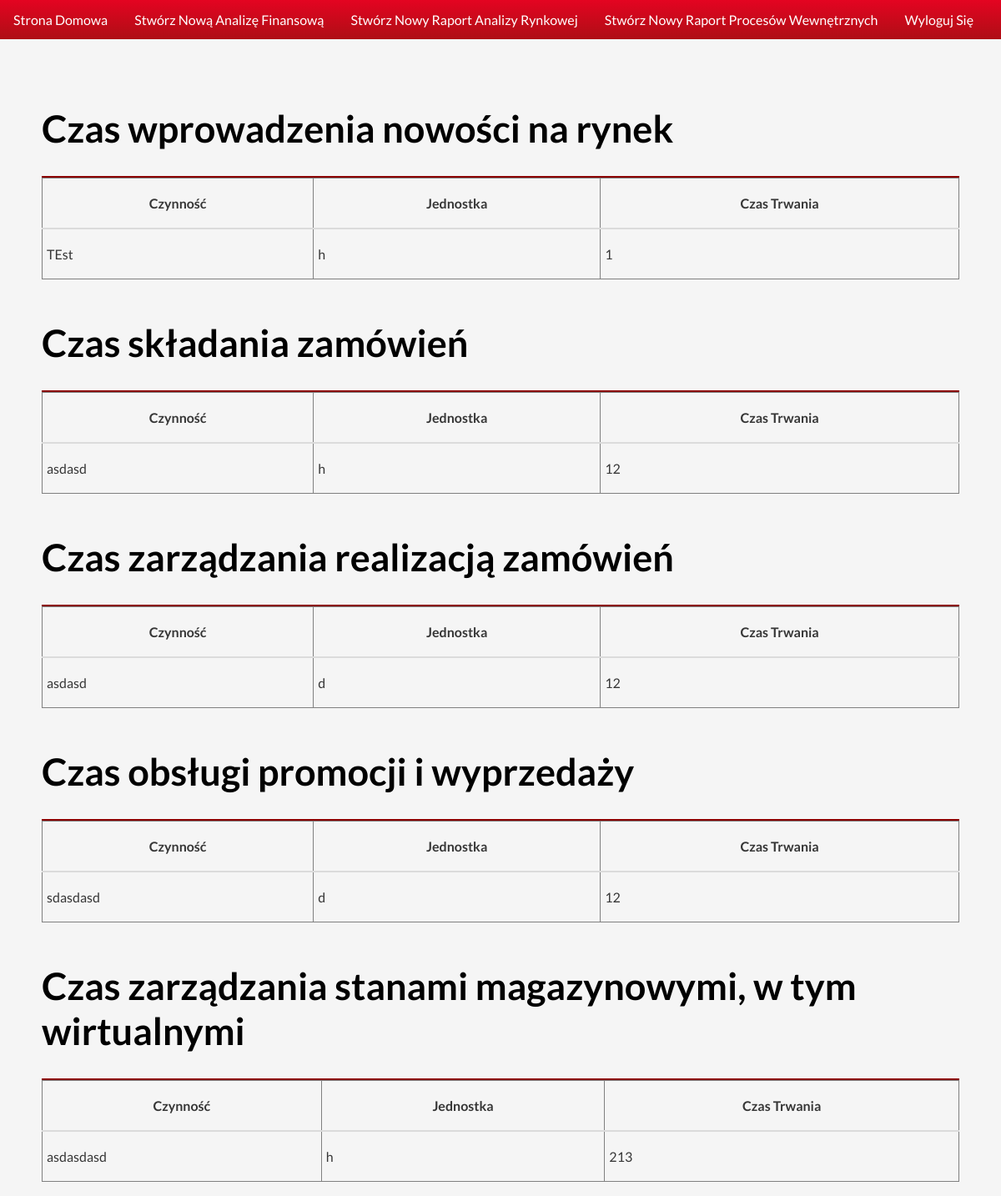
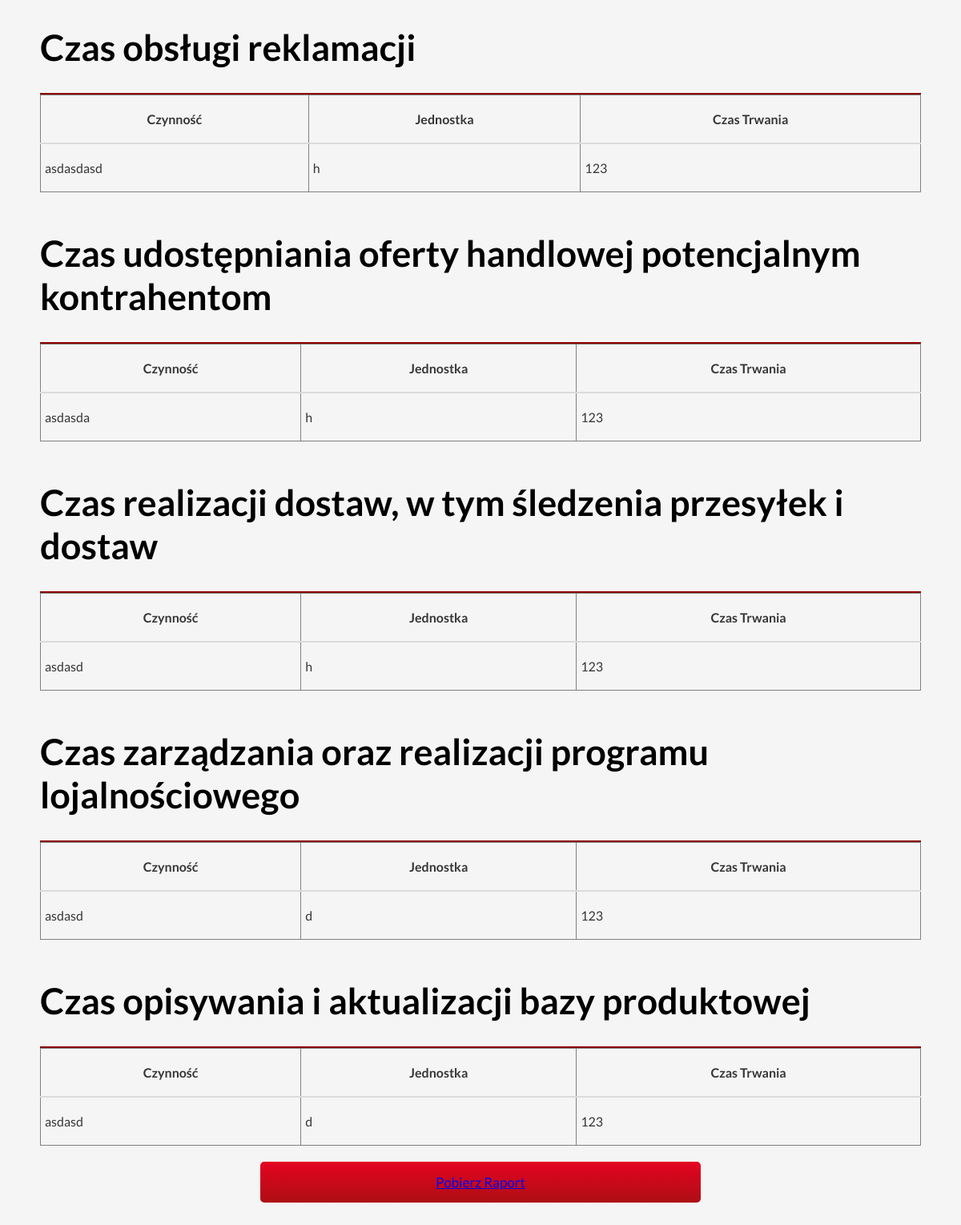
/third_module_raport/3 (signed in), run on the app's committed database (2 pictures, top to bottom).
### economic_indicators_site/models.py (models this page shows, shortened)
class ThirdModuleTableComponentModel(models.Model):
    TIME_UNITS = [
        ('h', 'Godzina'),
        ('d', 'Dzień'),
        ('w', 'Tydzień'),
        ('m', 'Miesiąc')
    ]
    main_component = models.ForeignKey(ThirdModuleMainComponentModel, on_delete=models.CASCADE)
    activity = models.CharField(max_length=200)
    unit = models.CharField(max_length=10, choices=TIME_UNITS)
    duration = models.IntegerField()

### economic_indicators_site/views.py (the view)
# urls.py: path('third_module_raport/<int:id>', views.ThirdModuleRaportView.as_view()),
class ThirdModuleRaportView(LoginRequiredMixin, TemplateView):
    template_name = 'economic_indicators_site/raports/ThirdModuleRaport.html'
    login_url = '/login'
    raport_model: models.ThirdModuleRaport = None
    def get_context_data(self, **kwargs):
        context = super(ThirdModuleRaportView, self).get_context_data()
        if self.raport_model is not None:
            context['id'] = self.raport_model.id
            context['a1_table'] = models.ThirdModuleTableComponentModel.objects.filter(main_component=self.raport_model.a1)
            context['a2_table'] = models.ThirdModuleTableComponentModel.objects.filter(main_component=self.raport_model.a2)
            context['a3_table'] = models.ThirdModuleTableComponentModel.objects.filter(main_component=self.raport_model.a3)
            context['a4_table'] = models.ThirdModuleTableComponentModel.objects.filter(main_component=self.raport_model.a4)
            context['a5_table'] = models.ThirdModuleTableComponentModel.objects.filter(main_component=self.raport_model.a5)
            context['a6_table'] = models.ThirdModuleTableComponentModel.objects.filter(main_component=self.raport_model.a6)
            context['a7_table'] = models.ThirdModuleTableComponentModel.objects.filter(main_component=self.raport_model.a7)
            context['a8_table'] = models.ThirdModuleTableComponentModel.objects.filter(main_component=self.raport_model.a8)
            context['a9_table'] = models.ThirdModuleTableComponentModel.objects.filter(main_component=self.raport_model.a9)
            context['a10_table'] = models.ThirdModuleTableComponentModel.objects.filter(main_component=self.raport_model.a10)
        return context
    def get(self, request, id=None, *args, **kwargs):
        if id is not None:
            self.raport_model = models.ThirdModuleRaport.objects.get(id=int(id))
        return super().get(request, id=id, *args, **kwargs)

### economic_indicators_site/templates/economic_indicators_site/raports/ThirdModuleRaport.html
{% extends "economic_indicators_site/components/navigationBar.html" %}
{% load widget_tweaks %}
{% load humanize %}
{% block content %}
    <h3 class="raportHeader">Czas wprowadzenia nowości na rynek</h3>
    <table class="table">
        <thead>
            <tr>
                <th>Czynność</th>
                <th>Jednostka</th>
                <th>Czas Trwania</th>
            </tr>
        </thead>
        <tbody>
            {% for item in a1_table %}
                <tr class="tableRow">
                    <td>{{ item.activity }}</td>
                    <td>{{ item.unit }}</td>
                    <td>{{ item.duration }}</td>
                </tr>
            {% endfor %}
        </tbody>
    </table>
    <br/>
    <h3 class="raportHeader">Czas składania zamówień</h3>
    <table class="table">
        <thead>
            <tr>
                <th>Czynność</th>
                <th>Jednostka</th>
                <th>Czas Trwania</th>
            </tr>
        </thead>
        <tbody>
            {% for item in a2_table %}
                <tr class="tableRow">
                    <td>{{ item.activity }}</td>
                    <td>{{ item.unit }}</td>
                    <td>{{ item.duration }}</td>
                </tr>
            {% endfor %}
        </tbody>
    </table>
    <br/>
    <h3 class="raportHeader">Czas zarządzania realizacją zamówień</h3>
    <table class="table">
        <thead>
            <tr>
                <th>Czynność</th>
                <th>Jednostka</th>
                <th>Czas Trwania</th>
            </tr>
        </thead>
        <tbody>
            {% for item in a3_table %}
                <tr class="tableRow">
                    <td>{{ item.activity }}</td>
                    <td>{{ item.unit }}</td>
                    <td>{{ item.duration }}</td>
                </tr>
            {% endfor %}
        </tbody>
    </table>
    <br/>
    <h3 class="raportHeader">Czas obsługi promocji i wyprzedaży</h3>
    <table class="table">
        <thead>
            <tr>
                <th>Czynność</th>
                <th>Jednostka</th>
                <th>Czas Trwania</th>
            </tr>
        </thead>
        <tbody>
            {% for item in a4_table %}
                <tr class="tableRow">
                    <td>{{ item.activity }}</td>
                    <td>{{ item.unit }}</td>
                    <td>{{ item.duration }}</td>
                </tr>
            {% endfor %}
        </tbody>
    </table>
    <br/>
    <h3 class="raportHeader">Czas zarządzania stanami magazynowymi, w tym wirtualnymi</h3>
    <table class="table">
        <thead>
            <tr>
                <th>Czynność</th>
                <th>Jednostka</th>
                <th>Czas Trwania</th>
            </tr>
        </thead>
        <tbody>
            {% for item in a5_table %}
                <tr class="tableRow">
                    <td>{{ item.activity }}</td>
                    <td>{{ item.unit }}</td>
                    <td>{{ item.duration }}</td>
                </tr>
            {% endfor %}
        </tbody>
    </table>
    <br/>
    <h3 class="raportHeader">Czas obsługi reklamacji</h3>
    <table class="table">
        <thead>
            <tr>
                <th>Czynność</th>
                <th>Jednostka</th>
                <th>Czas Trwania</th>
            </tr>
        </thead>
        <tbody>
            {% for item in a6_table %}
                <tr class="tableRow">
                    <td>{{ item.activity }}</td>
                    <td>{{ item.unit }}</td>
                    <td>{{ item.duration }}</td>
                </tr>
            {% endfor %}
        </tbody>
    </table>
    <br/>
    <h3 class="raportHeader">Czas udostępniania oferty handlowej potencjalnym kontrahentom</h3>
    <table class="table">
        <thead>
            <tr>
                <th>Czynność</th>
                <th>Jednostka</th>
                <th>Czas Trwania</th>
            </tr>
        </thead>
        <tbody>
            {% for item in a7_table %}
                <tr class="tableRow">
                    <td>{{ item.activity }}</td>
                    <td>{{ item.unit }}</td>
                    <td>{{ item.duration }}</td>
                </tr>
            {% endfor %}
        </tbody>
    </table>
    <br/>
    <h3 class="raportHeader">Czas realizacji dostaw, w tym śledzenia przesyłek i dostaw</h3>
    <table class="table">
        <thead>
            <tr>
                <th>Czynność</th>
                <th>Jednostka</th>
                <th>Czas Trwania</th>
            </tr>
        </thead>
        <tbody>
            {% for item in a8_table %}
                <tr class="tableRow">
                    <td>{{ item.activity }}</td>
                    <td>{{ item.unit }}</td>
                    <td>{{ item.duration }}</td>
                </tr>
            {% endfor %}
        </tbody>
    </table>
    <br/>
    <h3 class="raportHeader">Czas zarządzania oraz realizacji programu lojalnościowego</h3>
    <table class="table">
        <thead>
            <tr>
                <th>Czynność</th>
                <th>Jednostka</th>
                <th>Czas Trwania</th>
            </tr>
        </thead>
        <tbody>
            {% for item in a9_table %}
                <tr class="tableRow">
                    <td>{{ item.activity }}</td>
                    <td>{{ item.unit }}</td>
                    <td>{{ item.duration }}</td>
                </tr>
            {% endfor %}
        </tbody>
    </table>
    <br/>
    <h3 class="raportHeader">Czas opisywania i aktualizacji bazy produktowej</h3>
    <table class="table">
        <thead>
            <tr>
                <th>Czynność</th>
                <th>Jednostka</th>
                <th>Czas Trwania</th>
            </tr>
        </thead>
        <tbody>
            {% for item in a10_table %}
                <tr class="tableRow">
                    <td>{{ item.activity }}</td>
                    <td>{{ item.unit }}</td>
                    <td>{{ item.duration }}</td>
                </tr>
            {% endfor %}
        </tbody>
    </table>
    <button class="form__button form__button--center"><a href="/generate_third_module_file/{{ id }}">Pobierz Raport</a></button>
    <br/>
{% endblock %}

### economic_indicators_site/static/economic_indicators_site/main_styling.css (style rules this page uses)
* { box-sizing: border-box; margin: 0; padding: 0; font-family: "Lato", sans-serif; }
body.main-body { background-color: whitesmoke; }
.raportHeader { padding: 30px 0; font-size: 45px; font-weight: 700; width: 100%; border-bottom: 2px solid darkred; }
.table { color: #363636; border-collapse: collapse; border-spacing: 0; }
.table thead { border-bottom: 2px solid rgb(219, 219, 219); font-weight: 700; }
.tableRow { transition: 0.2s; }
.tableRow > td,th { padding: 20px 5px; border: 1px solid gray; }

### economic_indicators_site/static/economic_indicators_site/components_styling/form_styling.css (style rules this page uses)
.form__button { align-self: flex-end; width: 50%; padding: 15px 0; margin: 20px 0; border-radius: 5px; background: linear-gradient(rgb(228, 4, 33) 0%, rgb(174, 14, 21) 100%); border: 0; color: white; font-size: 17px; transition: 0.3s; }
.form__button--center { align-self: center; }

### data on the page
ThirdModuleTableComponentModel: activity "TEst", unit "h", duration "1"
ThirdModuleTableComponentModel: activity "asdasd", unit "h", duration "12"
ThirdModuleTableComponentModel: activity "asdasd", unit "d", duration "12"
ThirdModuleTableComponentModel: activity "sdasdasd", unit "d", duration "12"
ThirdModuleTableComponentModel: activity "asdasdasd", unit "h", duration "213"
ThirdModuleTableComponentModel: activity "asdasdasd", unit "h", duration "123"
ThirdModuleTableComponentModel: activity "asdasda", unit "h", duration "123"
ThirdModuleTableComponentModel: activity "asdasd", unit "h", duration "123"
ThirdModuleTableComponentModel: activity "asdasd", unit "d", duration "123"
ThirdModuleTableComponentModel: activity "asdasd", unit "d", duration "123"
